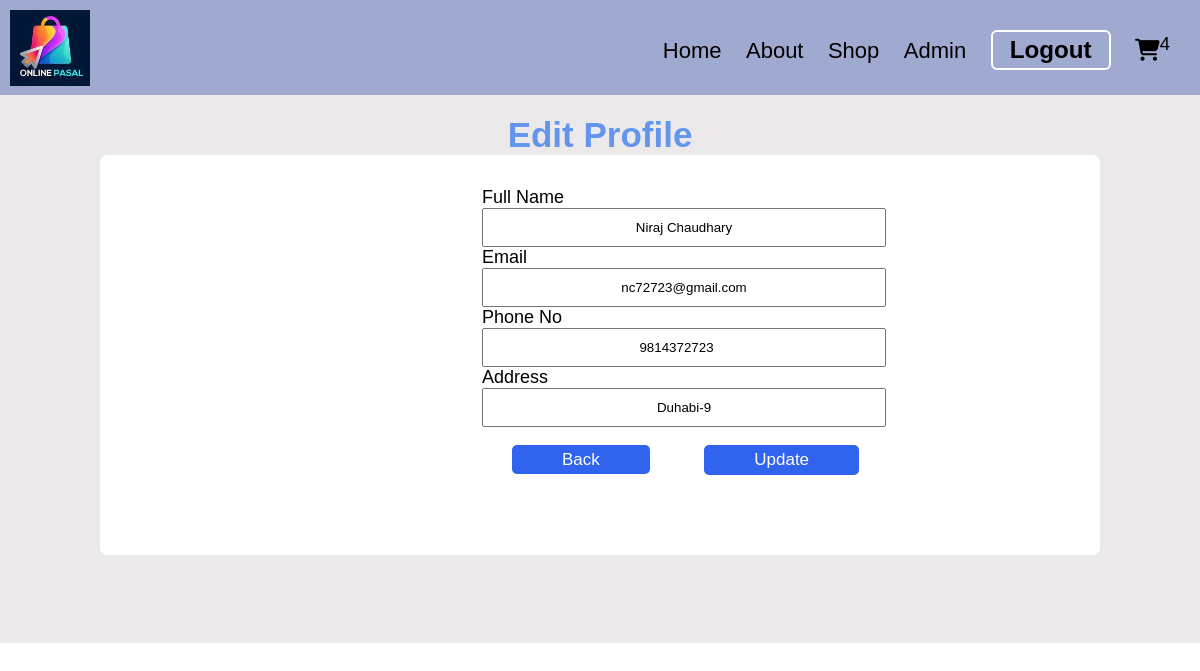
Screenshot of /edit_profile.php (signed in) with the database file from the repository.
### tables this page shows
CREATE TABLE `signup` (
  `user_id` int(11) NOT NULL,
  `fname` varchar(255) NOT NULL,
  `email` varchar(255) NOT NULL,
  `phone` bigint(15) NOT NULL,
  `address` varchar(255) NOT NULL,
  `password` varchar(255) NOT NULL,
  `user_image` varchar(50) NOT NULL,
  `user_type` varchar(255) NOT NULL DEFAULT 'user_type',
  `dt` timestamp NOT NULL DEFAULT current_timestamp() ON UPDATE current_timestamp()
);

### edit_profile.php (the view, shortened to what this page needs)
<?php
include "config.php";
$user_id=$_SESSION["user_id"];
$select_user=mysqli_query($conn,"Select * from `signup` WHERE user_id='$user_id'");
mysqli_num_rows($select_user);
$fetch_user=mysqli_fetch_assoc($select_user);
?>
<!DOCTYPE html>
<html lang="en">
<head>
    <link rel="stylesheet" href="index.css">
</head>
<body>
    <div class="profile_container">
       <?php include "header.php"; ?>
       <h3 class="profile_main_heading">Edit Profile</h3>
       <div class="change_password_profile_box">
            <form action="./edit_profile.php"  method="POST">
            <div class="edit_profile_input_box">
               <label for="" class="profile_label">Full Name</label><br>
               <input type="text" name="fname" value="<?php echo $fetch_user['fname']?>" class="profile_input_field"><br>
               <label for="" class="profile_label">Email</label><br>
               <input type="email" name="email" value="<?php echo $fetch_user['email']?>" class="profile_input_field"><br>
               <label for="" class="profile_label">Phone No</label><br>
               <input type="number" name="phone" value="<?php echo $fetch_user['phone']?>" class="profile_input_field"><br>
               <label for="" class="profile_label">Address</label><br>
               <input type="text" name="address" value="<?php echo $fetch_user['address']?>" class="profile_input_field"><br><br>
               <a href="profile.php" class="Back_profile">Back</a>
               <button type="submit" name="edit-profile"  class="save_password">Update</button>
            </div>
            </form>
       </div>
    </div>
</body>
</html>

### index.css (style rules this page uses)
* { margin: 0; padding: 0; font-family: 'poppins',sans-serif; }
input:valid ~ label, input:focus ~ label { top: -12px; }
.profile_container { position: relative; background: #ebe9e9; width: 100%; height: 643px; }
.profile_main_heading { font-size: 35px; text-align: center; margin-top: 20px; color: cornflowerblue; }
.profile_input_field { text-align: center; height: 35px; width: 400px; border-radius: 5px solid white; }
.profile_label { font-size: 18px; }
.change_password_profile_box { background: white; border-radius: 7px; height: 400px; margin-left: 100px; margin-right: 100px; }
.save_password { background: #3063ee; color: white; font-size: 17px; padding: 5px 50px; border: none; border-radius: 5px; margin-left: 50px; cursor: pointer; }
.Back_profile { background: #3063ee; color: white; font-size: 17px; padding: 5px 50px; border: none; border-radius: 5px; margin-left: 30px; text-decoration: none; cursor: pointer; }
.edit_profile_input_box { margin-left: 350px; padding: 2rem; }

### rows the page displays
signup: fname "Niraj Chaudhary", email "nc72723@gmail.com", phone "9814372723", address "Duhabi-9"

### other values shown
$row_count "4"
